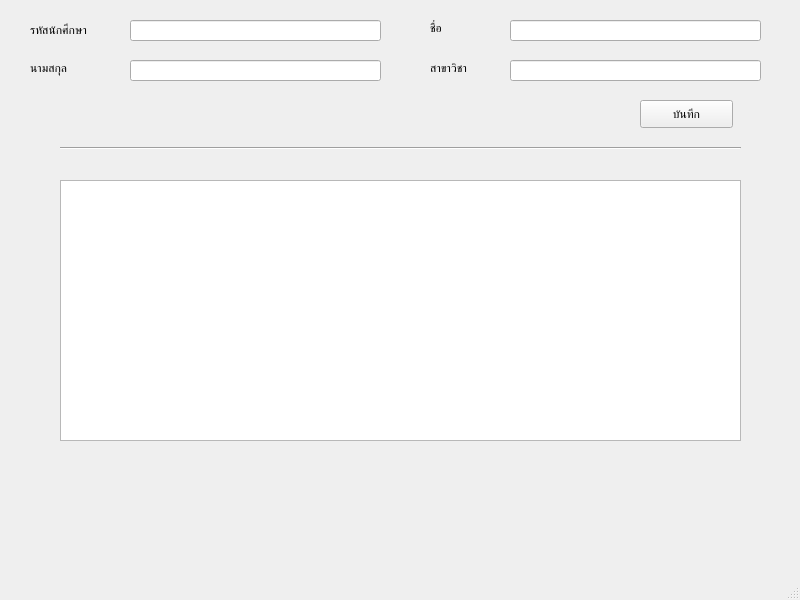
<?xml version="1.0" encoding="UTF-8"?>
<ui version="4.0">
 <class>MainWindow</class>
 <widget class="QMainWindow" name="MainWindow">
  <property name="geometry">
   <rect>
    <x>0</x>
    <y>0</y>
    <width>800</width>
    <height>600</height>
   </rect>
  </property>
  <property name="windowTitle">
   <string>MainWindow</string>
  </property>
  <widget class="QWidget" name="centralwidget">
   <widget class="QPushButton" name="pushButton">
    <property name="geometry">
     <rect>
      <x>640</x>
      <y>100</y>
      <width>93</width>
      <height>28</height>
     </rect>
    </property>
    <property name="text">
     <string>บันทึก</string>
    </property>
   </widget>
   <widget class="QLineEdit" name="lineEdit">
    <property name="geometry">
     <rect>
      <x>130</x>
      <y>20</y>
      <width>251</width>
      <height>21</height>
     </rect>
    </property>
   </widget>
   <widget class="QLineEdit" name="lineEdit_2">
    <property name="geometry">
     <rect>
      <x>510</x>
      <y>20</y>
      <width>251</width>
      <height>21</height>
     </rect>
    </property>
   </widget>
   <widget class="QLineEdit" name="lineEdit_3">
    <property name="geometry">
     <rect>
      <x>130</x>
      <y>60</y>
      <width>251</width>
      <height>21</height>
     </rect>
    </property>
   </widget>
   <widget class="QLineEdit" name="lineEdit_4">
    <property name="geometry">
     <rect>
      <x>510</x>
      <y>60</y>
      <width>251</width>
      <height>21</height>
     </rect>
    </property>
   </widget>
   <widget class="QLabel" name="label">
    <property name="geometry">
     <rect>
      <x>30</x>
      <y>20</y>
      <width>81</width>
      <height>20</height>
     </rect>
    </property>
    <property name="text">
     <string>รหัสนักศึกษา</string>
    </property>
   </widget>
   <widget class="QLabel" name="label_2">
    <property name="geometry">
     <rect>
      <x>430</x>
      <y>20</y>
      <width>55</width>
      <height>16</height>
     </rect>
    </property>
    <property name="text">
     <string>ชื่อ</string>
    </property>
   </widget>
   <widget class="QLabel" name="label_3">
    <property name="geometry">
     <rect>
      <x>30</x>
      <y>60</y>
      <width>55</width>
      <height>16</height>
     </rect>
    </property>
    <property name="text">
     <string>นามสกุล</string>
    </property>
   </widget>
   <widget class="QLabel" name="label_4">
    <property name="geometry">
     <rect>
      <x>430</x>
      <y>60</y>
      <width>55</width>
      <height>16</height>
     </rect>
    </property>
    <property name="text">
     <string>สาขาวิชา</string>
    </property>
   </widget>
   <widget class="QTableWidget" name="tableWidget">
    <property name="geometry">
     <rect>
      <x>60</x>
      <y>180</y>
      <width>681</width>
      <height>261</height>
     </rect>
    </property>
   </widget>
   <widget class="Line" name="line">
    <property name="geometry">
     <rect>
      <x>60</x>
      <y>140</y>
      <width>681</width>
      <height>16</height>
     </rect>
    </property>
    <property name="orientation">
     <enum>Qt::Horizontal</enum>
    </property>
   </widget>
  </widget>
  <widget class="QMenuBar" name="menubar">
   <property name="geometry">
    <rect>
     <x>0</x>
     <y>0</y>
     <width>800</width>
     <height>21</height>
    </rect>
   </property>
  </widget>
  <widget class="QStatusBar" name="statusbar"/>
 </widget>
 <resources/>
 <connections/>
</ui>
